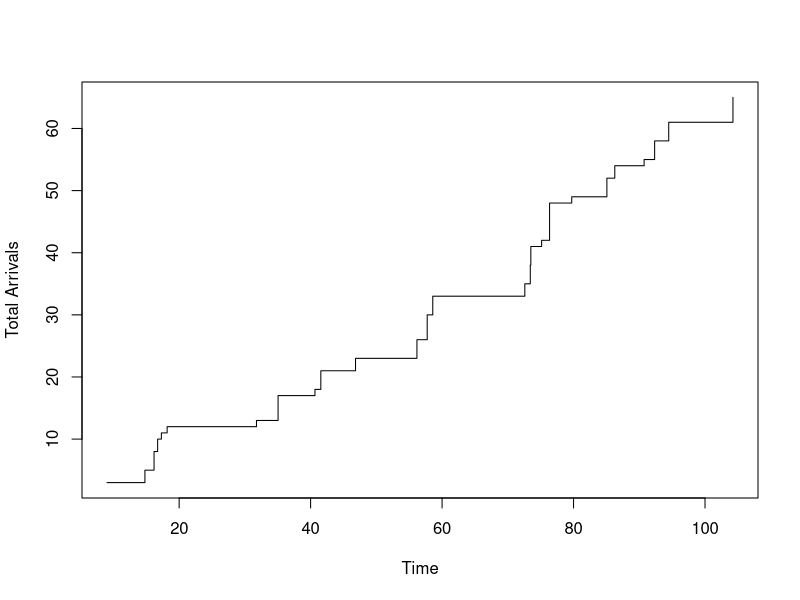

Here is the R script that generated this plot:
## ---- chunk 1
knitr::opts_chunk$set(echo = TRUE)
## ---- chunk 2
rateParam = 1/4
jumpsize <- 0

listtime <- list()
listjump <- list()
listsums <- list()


for(j in 1:1000){
  i <-0
  time<-0
  
  totaljump <- numeric()
  sumjump <- numeric()

  arrivalTimes <- numeric() 
  
  while(time < 100)
  {
    i <- i + 1
    waitTime <- rexp(1, rate = rateParam)
  
    time <- time + waitTime
  
    arrivalTimes[i] <- time
  
    # Jump size rv
    jumpsize <- rpois(1, 2)
    # Adding jumpsize to end of vector 
    # need to catch the first itteration because we cant have a index of 0
    if (i == 1){
      sumjump[i] <- jumpsize
    } else {
      sumjump[i] <- sumjump[i-1] + jumpsize
    }
    
    # indivdual jumps at time
    totaljump[i] <- jumpsize
  
  }
  
  listjump[[j]] <- totaljump
  listtime[[j]] <- arrivalTimes
  listsums[[j]] <- sumjump
  
}


plot(listtime[[35]], listsums[[35]], type = "s", xlab = "Time", ylab = "Total Arrivals")

## ---- chunk 3
x10 <- numeric()

for(i in 1:length(listjump)){
  
  j <- 1
  
  while(TRUE){
    
    if(listtime[[i]][j] <= 10){
      
      j <- j + 1
      
    } else {
      
      if(j == 1){
        x10[i] <- 0
      } else {
        x10[i] <- listsums[[i]][j-1]
      }
      break;
      
    }
    
  }
  
}

# Part a)
mean(x10)
# Part b)
var(x10)

# Part c)
# P( X(5) = 2)

x5 <- numeric()

for(i in 1:length(listjump)){
  
  j <- 1
  
  while(TRUE){
    
    if(listtime[[i]][j] <= 5){
      
      j <- j + 1
      
    } else {
      
      if(j == 1){
        x5[i] <- 0
      } else {
        x5[i] <- listsums[[i]][j-1]
      }
      break;
      
    } 
    
  }
  
}

mean(x5 == 2)

